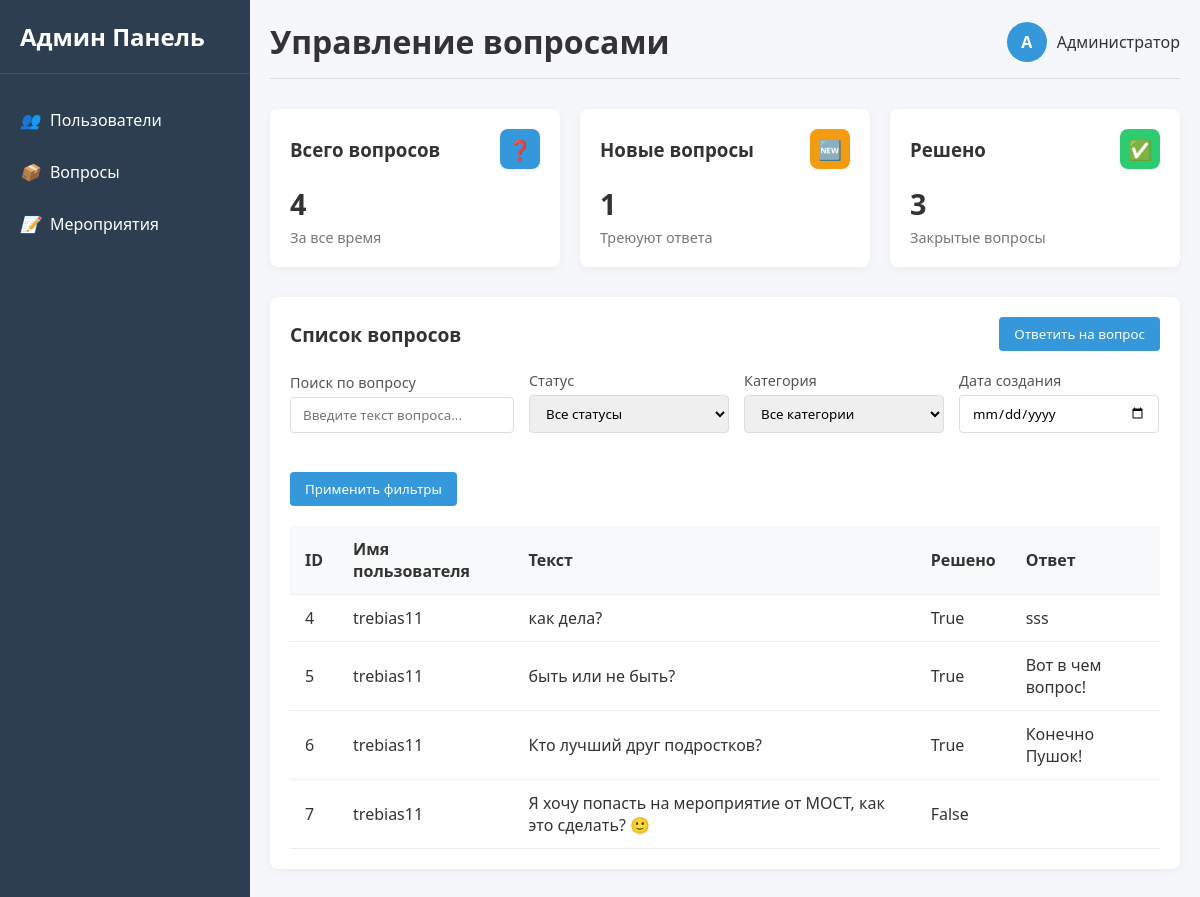
The page /about/ on the database its author committed.
### myapp/models.py (models this page shows)
class User(models.Model):
    tg = models.IntegerField(verbose_name="Telegram ID")  # Поле для хранения Chat Id
    UserName = models.CharField(max_length=200, default='unknown')
    Name = models.CharField(max_length=255, verbose_name="Имя")  # Текстовое поле (аналог TEXT)
    DayAdviceSubscriber = models.BooleanField(default=False)
    EventsSubscriber = models.BooleanField(default=False)

class Question(models.Model):
    from_user = models.ForeignKey(User, on_delete=models.CASCADE, related_name='questions')
    text = models.TextField()
    solved = models.BooleanField(default=False)
    answer = models.TextField(default='')

### myapp/views.py (the view)
# urls.py: path('about/', views.questions, name='questions'),
def questions(request):
    q = get_all_questions()
    q2 = list_unsolved_questions()
    qdata = question_info()
    return render(request, 'questions.html', {'questions': q, "unsolved_questions": q2, 'qdata': qdata})

### myapp/views.py (called while the page is built)
def question_info():
    data = {"qall": len(Question.objects.all()),
             'qnew': len(Question.objects.filter(solved=False)),
             'qsolved': len(Question.objects.filter(solved=True)) }
    return data

def get_all_questions():
    questions = Question.objects.select_related('from_user').all()
    data = [
        {
            "id": q.id,
            "username": q.from_user.UserName,
            "text": q.text,
            "solved": q.solved,
            "answer": q.answer,
        }
        for q in questions
    ]
    return data

def list_unsolved_questions():
    unsolved = Question.objects.select_related('from_user').filter(solved=False)
    data = [
        {
            "id": q.id,
            "username": q.from_user.UserName,
            "text": q.text,
            "solved": q.solved,
        }
        for q in unsolved
    ]
    return data

### myapp/templates/questions.html (shortened to what this page needs)
<!DOCTYPE html>
<html lang="ru">
<head>
</head>
<body>
    <div class="container">
        <div class="sidebar">
            <div class="sidebar-header">
                <h2>Админ Панель</h2>
            </div>
            <div class="nav-item">
                <i>👥</i> <a href="{% url 'home' %}" style="text-decoration: none; color: white;">Пользователи</a>
            </div>
            <div class="nav-item">
                <i>📦</i> <a href="{% url 'questions' %}" style="text-decoration: none; color: white;">Вопросы</a>
            </div>
            <div class="nav-item">
                <i>📝</i> <a href="{% url 'events' %}" style="text-decoration: none; color: white;">Мероприятия</a>
            </div>
        </div>
        <div class="main-content">
            <div class="header">
                <h1>Управление вопросами</h1>
                <div class="user-info">
                    <div class="user-avatar">A</div>
                    <span>Администратор</span>
                </div>
            </div>
            <div class="stats-cards">
                <div class="stat-card">
                    <div class="stat-card-header">
                        <h3>Всего вопросов</h3>
                        <div class="stat-card-icon bg-primary">❓</div>
                    </div>
                    <div class="stat-card-value">{{ qdata.qall }}</div>
                    <div class="stat-card-label">За все время</div>
                </div>
                <div class="stat-card">
                    <div class="stat-card-header">
                        <h3>Новые вопросы</h3>
                        <div class="stat-card-icon bg-warning">🆕</div>
                    </div>
                    <div class="stat-card-value">{{ qdata.qnew }}</div>
                    <div class="stat-card-label">Треюуют ответа</div>
                </div>
                <div class="stat-card">
                    <div class="stat-card-header">
                        <h3>Решено</h3>
                        <div class="stat-card-icon bg-success">✅</div>
                    </div>
                    <div class="stat-card-value"> {{ qdata.qsolved }}</div>
                    <div class="stat-card-label">Закрытые вопросы</div>
                </div>
            </div>
            <div class="data-section">
                <div class="section-header">
                    <h2 class="section-title">Список вопросов</h2>
                    <button class="btn btn-primary" onclick="openModal()">Ответить на вопрос</button>
                </div>
                <div class="filter-form">
                    <div class="form-group">
                        <label for="search">Поиск по вопросу</label>
                        <input type="text" id="search" class="form-control" placeholder="Введите текст вопроса...">
                    </div>
                    <div class="form-group">
                        <label for="status">Статус</label>
                        <select id="status" class="form-control">
                            <option value="">Все статусы</option>
                        </select>
                    </div>
                    <div class="form-group">
                        <label for="category">Категория</label>
                        <select id="category" class="form-control">
                            <option value="">Все категории</option>
                        </select>
                    </div>
                    <div class="form-group">
                        <label for="date">Дата создания</label>
                        <input type="date" id="date" class="form-control">
                    </div>
                    <div class="form-group">
                        <label>&nbsp;</label>
                        <button class="btn btn-primary">Применить фильтры</button>
                    </div>
                </div>
                <table class="data-table">
                    <thead>
                        <tr>
                            <th>ID</th>
                            <th>Имя пользователя</th>
                            <th>Текст</th>
                            <th>Решено</th>
                            <th>Ответ</th>
                        </tr>
                    </thead>
                    <tbody>
                        {% if questions %}
                            {% for q in questions %}
                                <tr>
                                    <td>{{ q.id }}</td>
                                    <td>{{ q.username }}</td>
                                    <td>{{ q.text }}</td>
                                    <td>{{ q.solved }}</td>
                                    <td>{{ q.answer }}</td>
                                </tr>
                            {% endfor %}
                        {% else %}
                            <tr>
                                <td colspan="5" style="text-align: center; color: #999;">Нет данных</td>
                            </tr>
                        {% endif %}
                    </tbody>
                </table>
            </div>
        </div>
    </div>
</body>
</html>

### myapp/templates/questions.html (style rules this page uses)
:root { --primary-color: #3498db; --secondary-color: #2c3e50; --accent-color: #e74c3c; --light-color: #ecf0f1; --dark-color: #34495e; --success-color: #2ecc71; --warning-color: #f39c12; --info-color: #9b59b6; }
* { margin: 0; padding: 0; box-sizing: border-box; font-family: 'Segoe UI', Tahoma, Geneva, Verdana, sans-serif; }
body { background-color: #f5f7fa; color: #333; }
.container { display: flex; min-height: 100vh; }
.sidebar { width: 250px; background-color: var(--secondary-color); color: white; padding: 20px 0; transition: all 0.3s ease; }
.sidebar-header { padding: 0 20px 20px; border-bottom: 1px solid rgba(255, 255, 255, 0.1); margin-bottom: 20px; }
.sidebar-header h2 { font-size: 1.5rem; }
.nav-item { padding: 15px 20px; cursor: pointer; transition: all 0.3s; display: flex; align-items: center; }
.nav-item i { margin-right: 10px; }
.main-content { flex: 1; padding: 20px; }
.header { display: flex; justify-content: space-between; align-items: center; margin-bottom: 30px; padding-bottom: 15px; border-bottom: 1px solid #ddd; }
.user-info { display: flex; align-items: center; }
.user-avatar { width: 40px; height: 40px; border-radius: 50%; background-color: var(--primary-color); color: white; display: flex; align-items: center; justify-content: center; margin-right: 10px; font-weight: bold; }
.stats-cards { display: grid; grid-template-columns: repeat(auto-fill, minmax(250px, 1fr)); gap: 20px; margin-bottom: 30px; }
.stat-card { background: white; border-radius: 8px; padding: 20px; box-shadow: 0 2px 10px rgba(0, 0, 0, 0.05); display: flex; flex-direction: column; }
.stat-card-header { display: flex; justify-content: space-between; align-items: center; margin-bottom: 15px; }
.stat-card-icon { width: 40px; height: 40px; border-radius: 8px; display: flex; align-items: center; justify-content: center; color: white; font-size: 1.2rem; }
.bg-primary { background-color: var(--primary-color); }
.bg-success { background-color: var(--success-color); }
.bg-warning { background-color: var(--warning-color); }
.stat-card-value { font-size: 1.8rem; font-weight: bold; margin-bottom: 5px; }
.stat-card-label { color: #777; font-size: 0.9rem; }
.data-section { background: white; border-radius: 8px; padding: 20px; box-shadow: 0 2px 10px rgba(0, 0, 0, 0.05); margin-bottom: 30px; }
.section-header { display: flex; justify-content: space-between; align-items: center; margin-bottom: 20px; }
.section-title { font-size: 1.2rem; font-weight: 600; }
.data-table { width: 100%; border-collapse: collapse; }
.data-table th, .data-table td { padding: 12px 15px; text-align: left; border-bottom: 1px solid #eee; }
.data-table th { background-color: #f8f9fa; font-weight: 600; }
.btn { padding: 8px 15px; border: none; border-radius: 4px; cursor: pointer; font-weight: 500; transition: all 0.3s; }
.btn-primary { background-color: var(--primary-color); color: white; }
.filter-form { display: flex; gap: 15px; margin-bottom: 20px; flex-wrap: wrap; align-items: flex-end; }
.form-group { display: flex; flex-direction: column; }
.form-group label { margin-bottom: 5px; font-size: 0.9rem; color: #555; }
.form-control { padding: 8px 12px; border: 1px solid #ddd; border-radius: 4px; min-width: 200px; }

### rows shown on the page
User: username "trebias11" "trebias11" "trebias11" "trebias11"
Question: text "как дела?", answer "sss"
Question: text "быть или не быть?", answer "Вот в чем вопрос!"
Question: text "Кто лучший друг подростков?", answer "Конечно Пушок!"
Question: text "Я хочу попасть на мероприятие от МОСТ, как это сделать? 🙂"

### other values the page prints
{{ qdata.qall }} "4"
{{ qdata.qnew }} "1"
{{ qdata.qsolved }} "3"
{{ q.id }} "4" "5" "6" "7"
{{ q.solved }} "True" "True" "True" "False"
